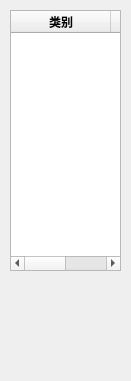
<?xml version="1.0" encoding="UTF-8"?>
<ui version="4.0">
 <class>tongji</class>
 <widget class="QWidget" name="tongji">
  <property name="geometry">
   <rect>
    <x>0</x>
    <y>0</y>
    <width>131</width>
    <height>381</height>
   </rect>
  </property>
  <property name="windowTitle">
   <string>Form</string>
  </property>
  <widget class="QTableWidget" name="table2">
   <property name="geometry">
    <rect>
     <x>10</x>
     <y>10</y>
     <width>111</width>
     <height>261</height>
    </rect>
   </property>
   <property name="font">
    <font>
     <strikeout>false</strikeout>
     <kerning>true</kerning>
    </font>
   </property>
   <property name="focusPolicy">
    <enum>Qt::NoFocus</enum>
   </property>
   <column>
    <property name="text">
     <string>类别</string>
    </property>
    <property name="font">
     <font>
      <bold>true</bold>
      <kerning>true</kerning>
     </font>
    </property>
   </column>
   <column>
    <property name="text">
     <string>总支出</string>
    </property>
   </column>
  </widget>
 </widget>
 <resources/>
 <connections/>
</ui>
